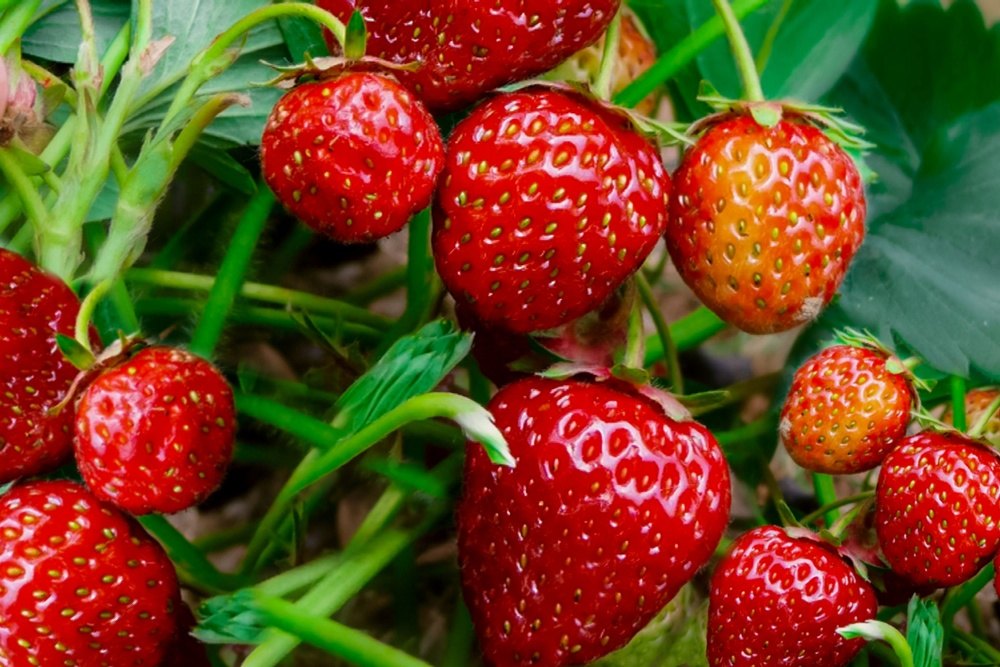
#> input picture images/Strawberry.jpg, 1000 x 667 px, shrunk from 5400 x 3604 before the run
$ python imageSegmentation.py
#> lines starting #> are read from the running program, lines starting #| are printed output that depends on the picture; after the words box and inside, x2 and y2 are one past the last pixel; in counts of white or black regions, pixels touching at a corner belong together
import cv2
import numpy as np
import matplotlib.pyplot as plt

# Read image
image = cv2.imread('images/Strawberry.jpg')
#> image is the input picture: shape (667, 1000, 3); mean B, G, R 33.3, 70, 113.1
image_rgb = cv2.cvtColor(image, cv2.COLOR_BGR2RGB)
image_hsv = cv2.cvtColor(image, cv2.COLOR_BGR2HSV)
#> image_hsv: shape (667, 1000, 3); mean H, S, V 43, 210.1, 135.1

# Define color range for segmentation (example: red color range)
# For RGB
lower_rgb = np.array([150, 0, 0])
upper_rgb = np.array([255, 100, 100])
mask_rgb = cv2.inRange(image_rgb, lower_rgb, upper_rgb)
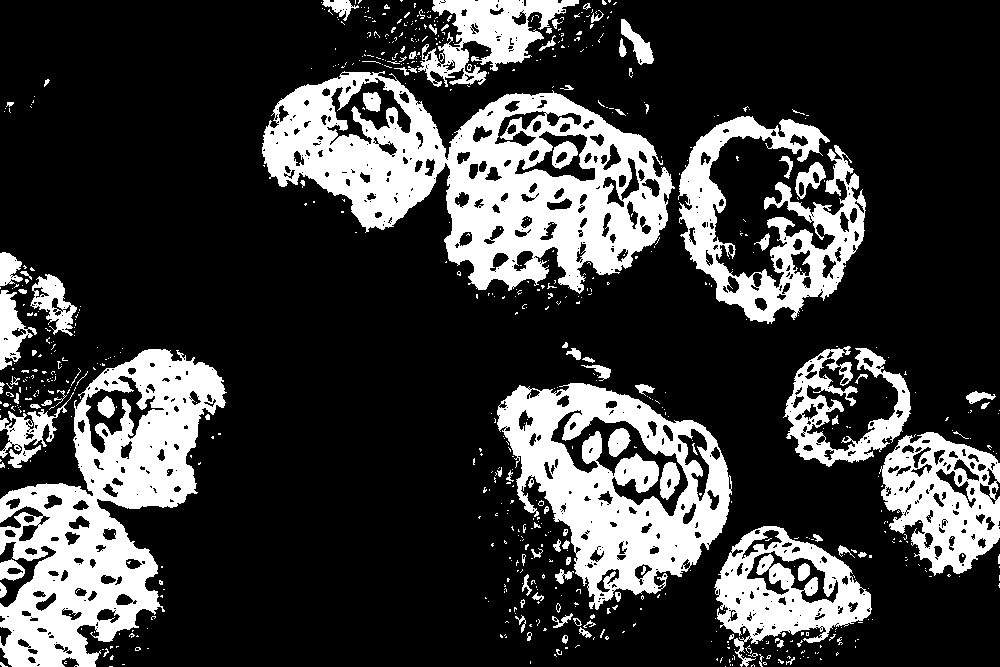
#> mask_rgb: shape (667, 1000); 24.1% white; 716 white regions (614 under 20 px), largest, box (x1, y1, x2, y2) and area: (262, 71, 675, 294) 41969, (0, 349, 227, 667) 31798, (497, 383, 732, 610) 25229
segmented_rgb = cv2.bitwise_and(image_rgb, image_rgb, mask=mask_rgb)
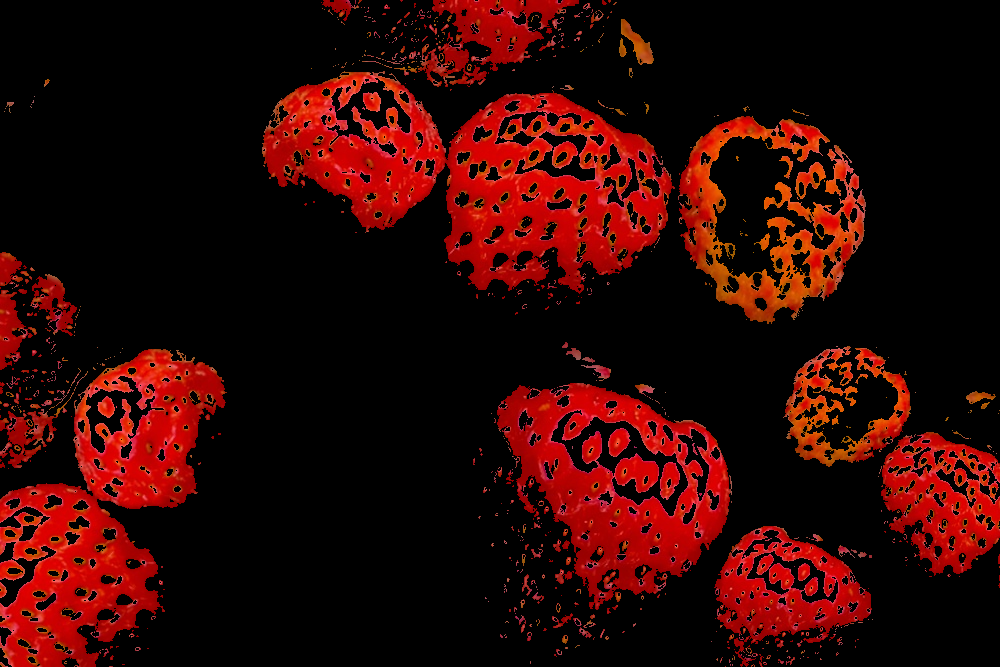
#> segmented_rgb: shape (667, 1000, 3); mean R, G, B 46.6, 6, 3.4

# For HSV
lower_hsv = np.array([0, 100, 100])
upper_hsv = np.array([10, 255, 255])
mask_hsv = cv2.inRange(image_hsv, lower_hsv, upper_hsv)
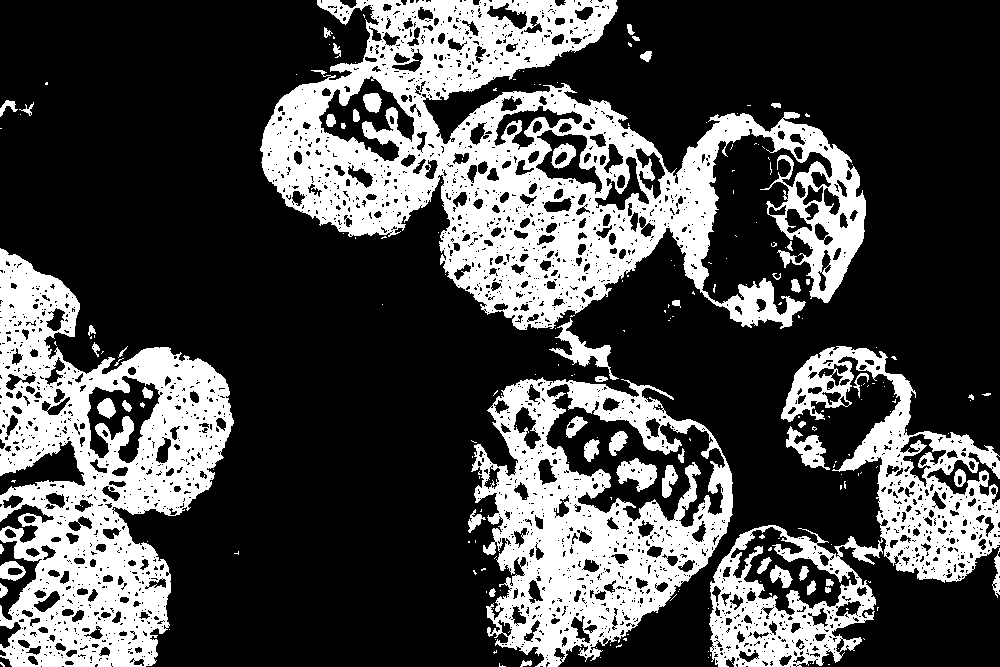
#> mask_hsv: shape (667, 1000); 29.5% white; 223 white regions (169 under 20 px), largest, box (x1, y1, x2, y2) and area: (260, 0, 866, 330) 78755, (0, 248, 234, 667) 46970, (471, 377, 733, 667) 34559
segmented_hsv = cv2.bitwise_and(image_rgb, image_rgb, mask=mask_hsv)  # Display in RGB
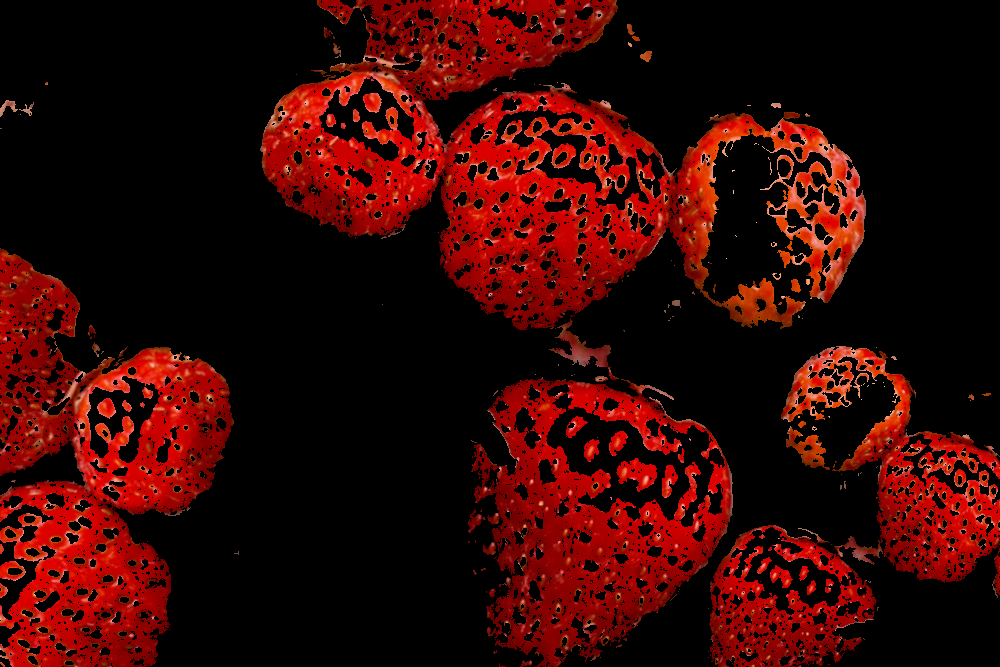
#> segmented_hsv: shape (667, 1000, 3); mean R, G, B 51.3, 6.1, 3.3

# Plotting
plt.figure(figsize=(12, 4))
plt.subplot(1, 3, 1)
plt.imshow(image_rgb)
plt.title('Input Image')
plt.axis('off')

plt.subplot(1, 3, 2)
plt.imshow(segmented_rgb)
plt.title('RGB Segmentation')
plt.axis('off')

plt.subplot(1, 3, 3)
plt.imshow(segmented_hsv)
plt.title('HSV Segmentation')
plt.axis('off')

plt.tight_layout()
plt.savefig('images/segmentation_rgb_hsv.png')
plt.show()

$ run again, with images/Butterfly.jpg copied over images/Strawberry.jpg
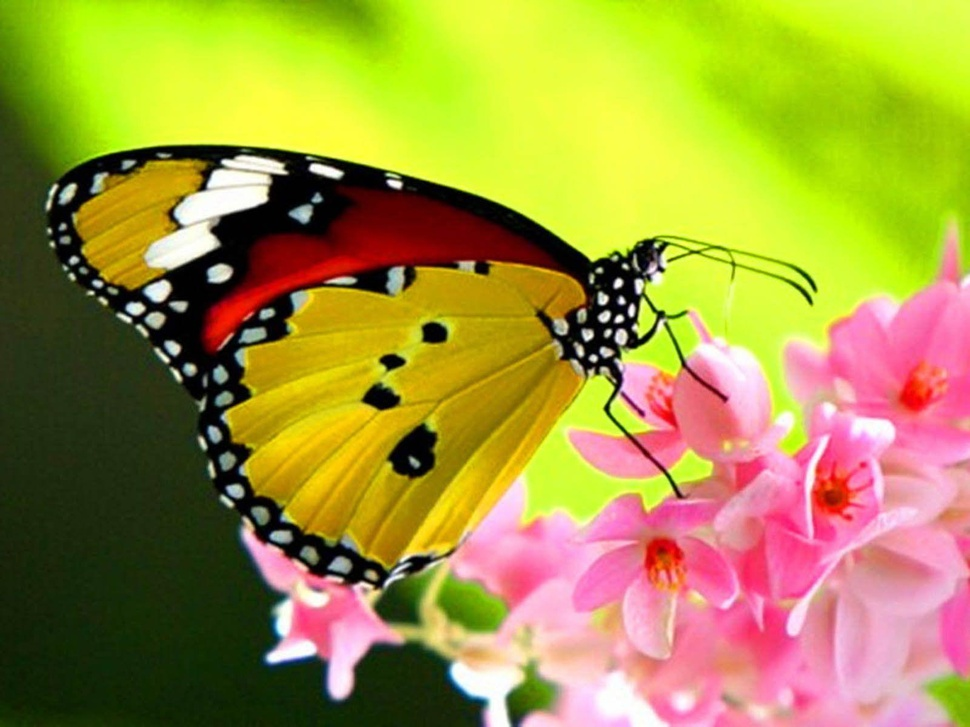
#> input picture images/Butterfly.jpg, 970 x 727 px, shrunk from 1600 x 1200 before the run
#> image is the input picture: shape (727, 970, 3); mean B, G, R 64.3, 150, 164.2
#> image_hsv: shape (727, 970, 3); mean H, S, V 64.5, 180.4, 181.4
#> `mask_rgb = cv2.inRange(image_rgb, lower_rgb, upper_rgb)`:
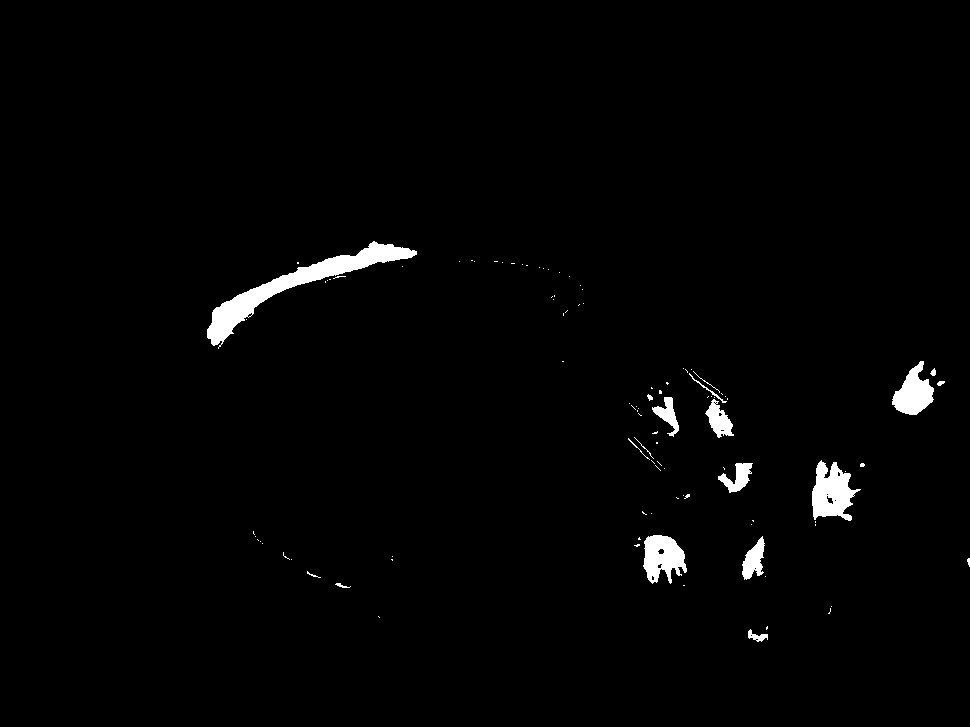
#> mask_rgb: shape (727, 970); 1.6% white; 102 white regions (84 under 20 px), largest, box (x1, y1, x2, y2) and area: (207, 241, 417, 349) 4062, (812, 460, 861, 521) 1765, (643, 535, 687, 584) 1426
#> mask_hsv: shape (727, 970); 2.8% white; 122 white regions (82 under 20 px), largest, box (x1, y1, x2, y2) and area: (207, 218, 484, 349) 8441, (636, 529, 687, 595) 1802, (811, 465, 857, 517) 1421
#> `plt.savefig('images/segmentation_rgb_hsv.png')`:
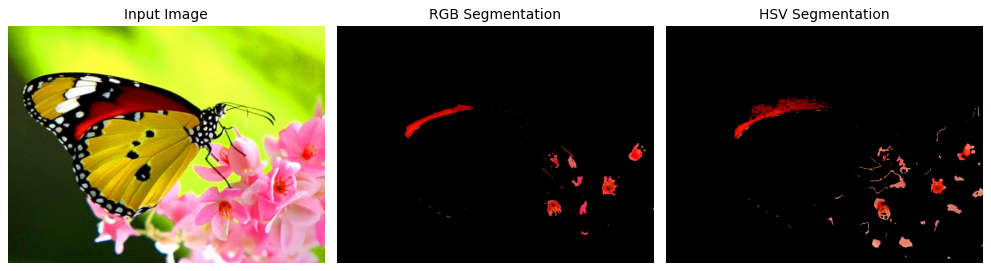
#> figure drawn by matplotlib, 3 panels

$ run again, with images/Childrens.jpg copied over images/Strawberry.jpg
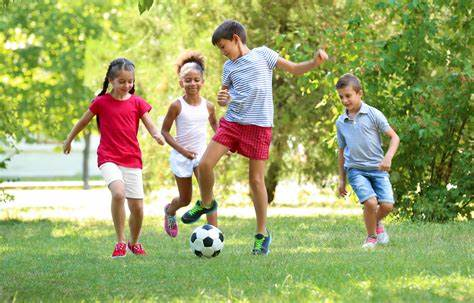
#> input picture images/Childrens.jpg, 474 x 303 px
#> image is the input picture: shape (303, 474, 3); mean B, G, R 105.5, 166.6, 155.8
#> image_hsv: shape (303, 474, 3); mean H, S, V 48.5, 118, 177
#> `mask_rgb = cv2.inRange(image_rgb, lower_rgb, upper_rgb)`:
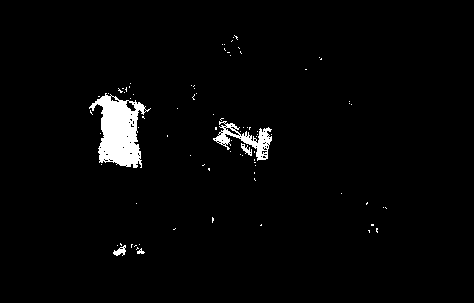
#> mask_rgb: shape (303, 474); 2.5% white; 84 white regions (79 under 20 px), largest, box (x1, y1, x2, y2) and area: (89, 93, 151, 168) 2491, (213, 121, 272, 161) 766, (113, 245, 126, 256) 75, (241, 143, 252, 156) 62, (137, 248, 145, 254) 26
#> mask_hsv: shape (303, 474); 0.9% white in thin lines or dots, all inside (x1, y1, x2, y2) = (68, 33, 392, 256)
#> `plt.savefig('images/segmentation_rgb_hsv.png')`:
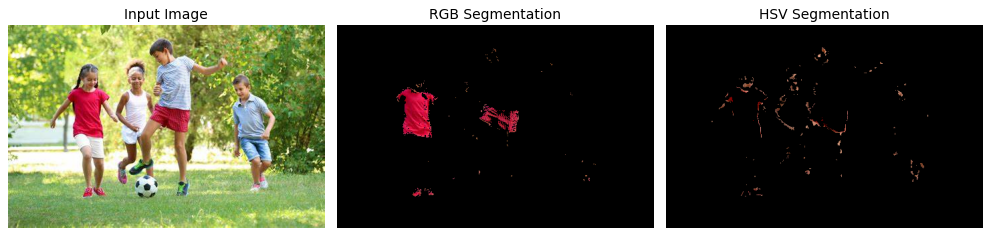
#> figure drawn by matplotlib, 3 panels

$ run again, with images/Elephant.jpg copied over images/Strawberry.jpg
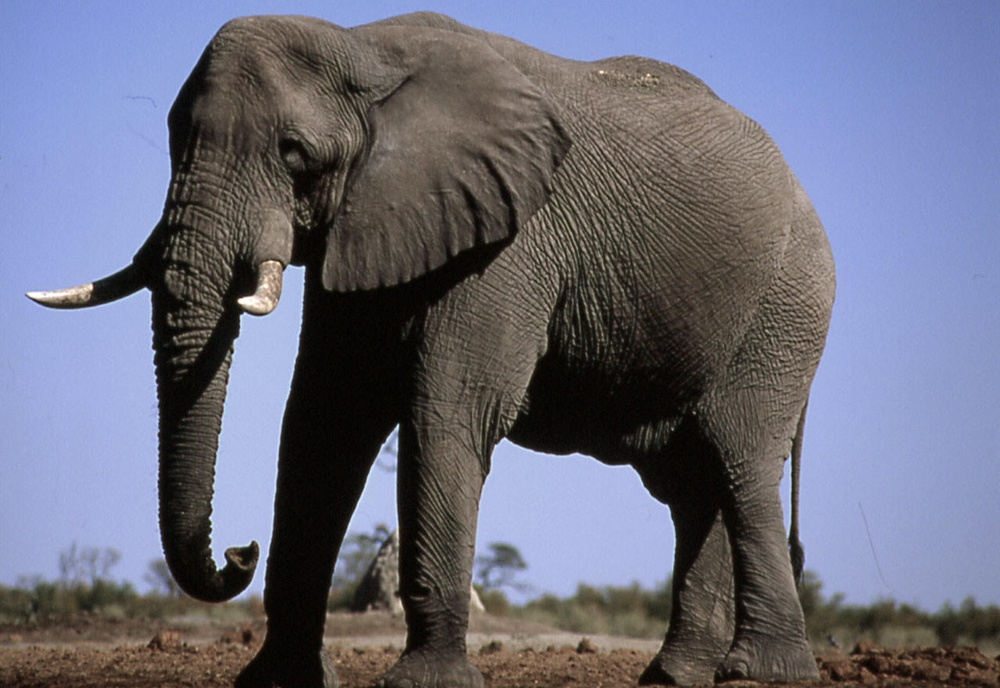
#> input picture images/Elephant.jpg, 1000 x 688 px, shrunk from 1280 x 881 before the run
#> image is the input picture: shape (688, 1000, 3); mean B, G, R 123.7, 107.6, 106.2
#> image_hsv: shape (688, 1000, 3); mean H, S, V 58.9, 76.3, 134.1
#> mask_rgb: shape (688, 1000); every value is 0
#> segmented_rgb: shape (688, 1000, 3); every value is 0
#> `mask_hsv = cv2.inRange(image_hsv, lower_hsv, upper_hsv)`:
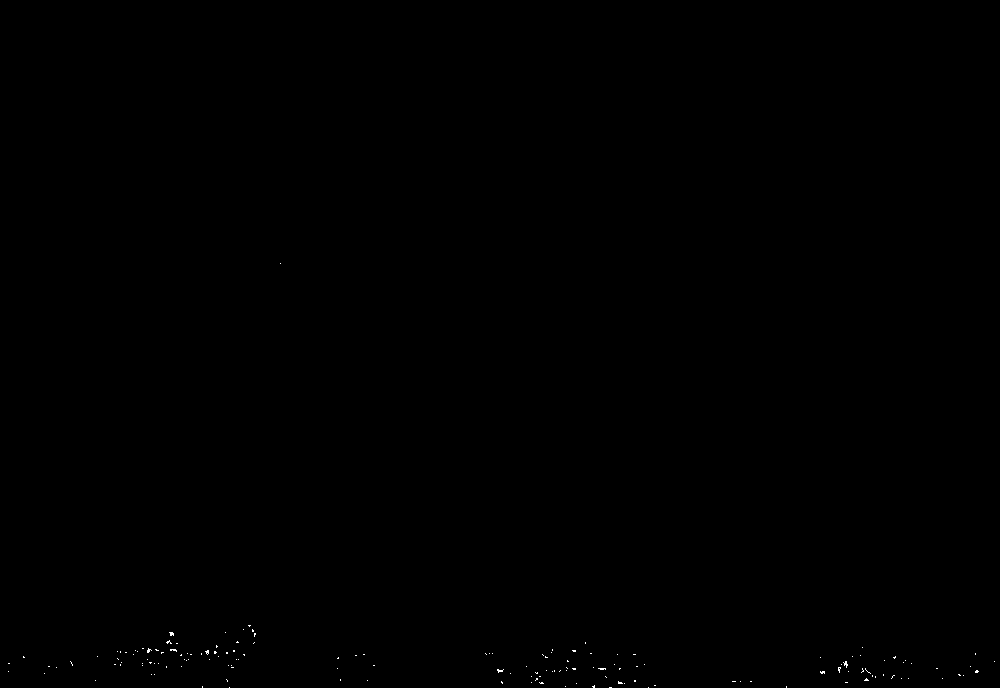
#> mask_hsv: shape (688, 1000); 0.07% white in thin lines or dots, all inside (x1, y1, x2, y2) = (8, 263, 995, 688)
#> `plt.savefig('images/segmentation_rgb_hsv.png')`:
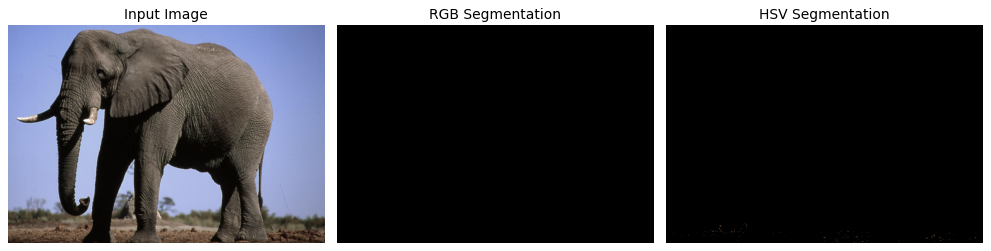
#> figure drawn by matplotlib, 3 panels
